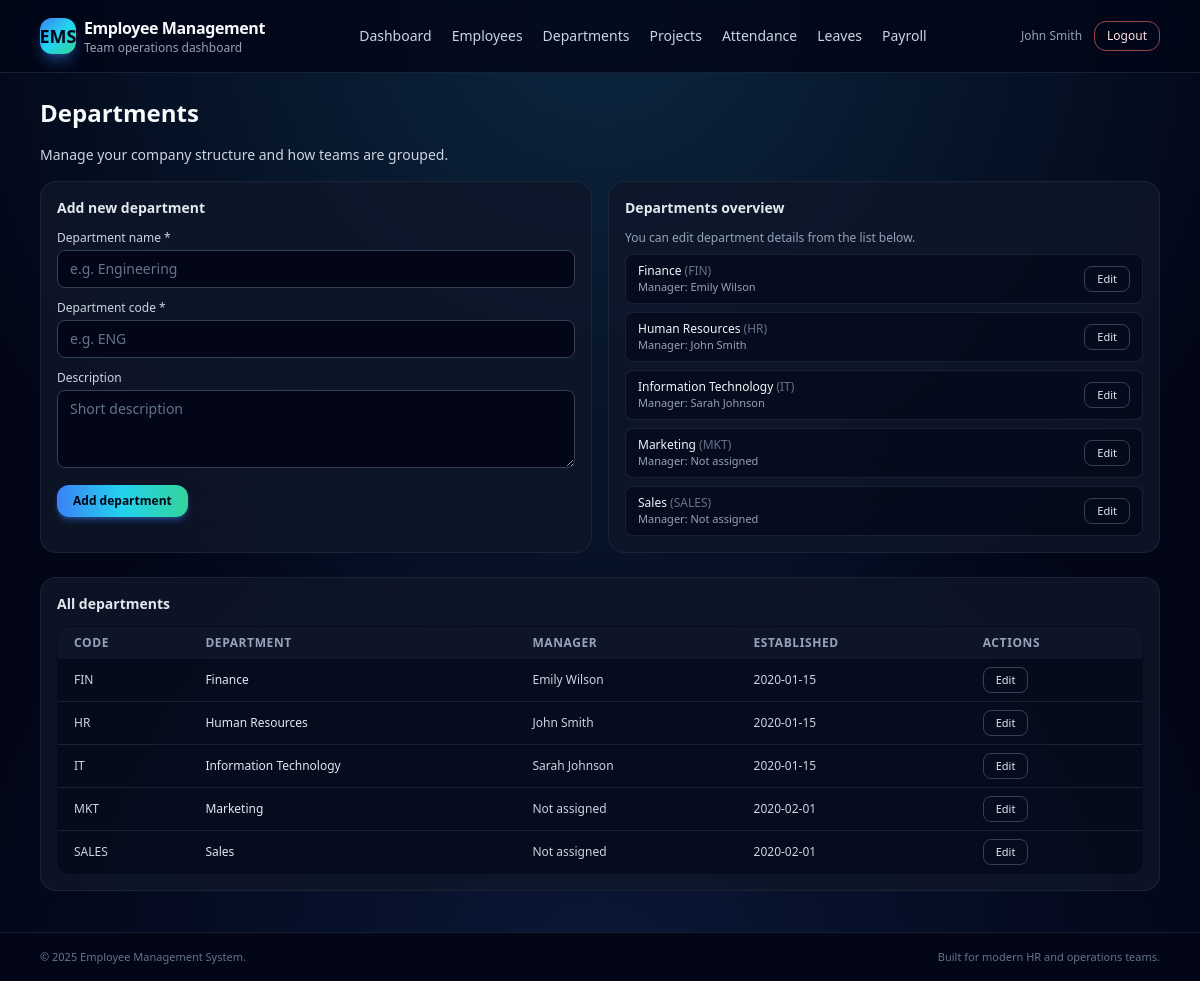
Page /pages/departments.php (signed in) on the committed database.
### tables this page shows
CREATE TABLE IF NOT EXISTS `departments` (
    `department_id` INT AUTO_INCREMENT PRIMARY KEY,
    `department_name` VARCHAR(100) NOT NULL UNIQUE,
    `department_code` VARCHAR(10) NOT NULL UNIQUE,
    `manager_id` INT NULL,
    `budget` DECIMAL(15,2) DEFAULT 0.00,
    `established_date` DATE,
    `description` TEXT,
    `created_at` TIMESTAMP DEFAULT CURRENT_TIMESTAMP,
    `updated_at` TIMESTAMP DEFAULT CURRENT_TIMESTAMP ON UPDATE CURRENT_TIMESTAMP
);

### includes/functions.php (called while the page is built, shortened)
<?php
function has_role($roles) {
    return in_array($_SESSION['role'], (array)$roles);
}
function h($string) {
    return htmlspecialchars($string, ENT_QUOTES, 'UTF-8');
}

### pages/departments.php (the view, shortened to what this page needs)
<?php
require_once '../includes/header.php';
require_once '../config/db.php';
$departments = $pdo->query("SELECT d.*, CONCAT(e.first_name, ' ', e.last_name) as manager_name
                           FROM departments d
                           LEFT JOIN employees e ON d.manager_id = e.employee_id
                           ORDER BY d.department_name")
                  ->fetchAll();
?>
<h2 class="text-2xl font-semibold mb-4">Departments</h2>
<p class="text-sm text-slate-300 mb-4">Manage your company structure and how teams are grouped.</p>
<div class="grid md:grid-cols-2 gap-4 mb-6">
  <div class="rounded-2xl border border-slate-800/80 bg-slate-900/80 p-4 text-sm text-slate-200">
    <h3 class="text-sm font-semibold mb-3">Add new department</h3>
    <form method="post" class="space-y-3">
      <div>
        <label for="department_name" class="block mb-1 text-slate-300 text-xs font-medium">Department name *</label>
        <input id="department_name" type="text" name="department_name" required
               class="w-full rounded-lg border border-slate-700 bg-slate-950 px-3 py-2 text-sm text-slate-50 placeholder:text-slate-500 focus:outline-none focus:ring-2 focus:ring-cyan-400 focus:border-transparent"
               placeholder="e.g. Engineering" />
      </div>
      <div>
        <label for="department_code" class="block mb-1 text-slate-300 text-xs font-medium">Department code *</label>
        <input id="department_code" type="text" name="department_code" required maxlength="10"
               class="w-full rounded-lg border border-slate-700 bg-slate-950 px-3 py-2 text-sm text-slate-50 placeholder:text-slate-500 focus:outline-none focus:ring-2 focus:ring-cyan-400 focus:border-transparent"
               placeholder="e.g. ENG" />
      </div>
      <div>
        <label for="description" class="block mb-1 text-slate-300 text-xs font-medium">Description</label>
        <textarea id="description" name="description" rows="3"
                  class="w-full rounded-lg border border-slate-700 bg-slate-950 px-3 py-2 text-sm text-slate-50 placeholder:text-slate-500 focus:outline-none focus:ring-2 focus:ring-cyan-400 focus:border-transparent"
                  placeholder="Short description"></textarea>
      </div>
      <button type="submit" name="add_department"
              class="inline-flex items-center justify-center rounded-xl bg-gradient-to-r from-blue-500 via-cyan-400 to-emerald-400 px-4 py-2 text-xs font-semibold text-slate-950 shadow-md shadow-blue-500/40 hover:shadow-blue-400/60 hover:translate-y-[1px] transition-all">
        Add department
      </button>
    </form>
  </div>
  <div class="rounded-2xl border border-slate-800/80 bg-slate-900/80 p-4 text-sm text-slate-200">
    <h3 class="text-sm font-semibold mb-3">Departments overview</h3>
    <p class="text-xs text-slate-400 mb-2">You can edit department details from the list below.</p>
    <?php if (!$departments): ?>
      <p class="text-xs text-slate-400">No departments found yet.</p>
    <?php else: ?>
      <ul class="space-y-2 text-xs">
        <?php foreach ($departments as $dept): ?>
          <li class="flex items-center justify-between border border-slate-800/80 rounded-lg px-3 py-2 bg-slate-950/60">
            <div>
              <div class="font-medium text-slate-100"><?= h($dept['department_name']) ?> <span class="text-slate-500">(<?= h($dept['department_code']) ?>)</span></div>
              <div class="text-[11px] text-slate-400">Manager: <?= h($dept['manager_name'] ?? 'Not assigned') ?></div>
            </div>
            <a href="<?= BASE_PATH ?>/actions/department_edit.php?id=<?= (int)$dept['department_id'] ?>"
               class="inline-flex items-center rounded-lg border border-slate-700 px-3 py-1 text-[11px] text-slate-200 hover:border-slate-400 hover:text-white transition-colors">
              Edit
            </a>
          </li>
        <?php endforeach; ?>
      </ul>
    <?php endif; ?>
  </div>
</div>
<div class="rounded-2xl border border-slate-800/80 bg-slate-900/80 p-4 text-sm text-slate-200">
  <h3 class="text-sm font-semibold mb-3">All departments</h3>
  <div class="overflow-x-auto">
    <table class="min-w-full text-xs text-left border border-slate-800/80 bg-slate-950/60 rounded-xl overflow-hidden">
      <thead class="bg-slate-900/90">
        <tr>
          <th class="px-4 py-2 font-semibold text-slate-400 uppercase tracking-wider">Code</th>
          <th class="px-4 py-2 font-semibold text-slate-400 uppercase tracking-wider">Department</th>
          <th class="px-4 py-2 font-semibold text-slate-400 uppercase tracking-wider">Manager</th>
          <th class="px-4 py-2 font-semibold text-slate-400 uppercase tracking-wider">Established</th>
          <th class="px-4 py-2 font-semibold text-slate-400 uppercase tracking-wider">Actions</th>
        </tr>
      </thead>
      <tbody class="divide-y divide-slate-800/80">
        <?php if (!$departments): ?>
          <tr>
            <td colspan="5" class="px-4 py-3 text-center text-slate-400">No departments found.</td>
          </tr>
        <?php else: ?>
          <?php foreach ($departments as $dept): ?>
          <tr class="hover:bg-slate-900/80 transition-colors">
            <td class="px-4 py-2 text-slate-300"><?= h($dept['department_code']) ?></td>
            <td class="px-4 py-2 text-slate-200"><?= h($dept['department_name']) ?></td>
            <td class="px-4 py-2 text-slate-300"><?= h($dept['manager_name'] ?? 'Not assigned') ?></td>
            <td class="px-4 py-2 text-slate-300"><?= h($dept['established_date'] ?? 'N/A') ?></td>
            <td class="px-4 py-2">
              <a href="<?= BASE_PATH ?>/actions/department_edit.php?id=<?= (int)$dept['department_id'] ?>"
                 class="inline-flex items-center rounded-lg border border-slate-700 px-3 py-1 text-[11px] text-slate-200 hover:border-slate-400 hover:text-white transition-colors">
                Edit
              </a>
            </td>
          </tr>
          <?php endforeach; ?>
        <?php endif; ?>
      </tbody>
    </table>
  </div>
</div>
<?php require_once '../includes/footer.php'; ?>

### includes/header.php (shortened to what this page needs)
<?php require_once __DIR__ . '/functions.php'; require_login(); ?>
<!DOCTYPE html>
<html lang="en">
<head>
  <script src="https://cdn.tailwindcss.com"></script>
  <link rel="stylesheet" href="<?= BASE_PATH ?>/assets/style.css">
</head>
<body class="bg-slate-950 text-slate-50 font-sans">
  <div class="min-h-screen flex flex-col bg-[radial-gradient(circle_at_top,_rgba(56,189,248,0.18),_transparent_60%),_radial-gradient(circle_at_bottom,_rgba(59,130,246,0.14),_transparent_55%)]">
    <header class="border-b border-slate-800/80 bg-slate-950/80 backdrop-blur">
      <div class="max-w-6xl mx-auto px-4 py-4 flex items-center justify-between">
        <div class="flex items-center gap-2">
          <div class="h-9 w-9 rounded-xl bg-gradient-to-br from-blue-500 via-cyan-400 to-emerald-400 flex items-center justify-center text-slate-950 font-bold text-lg shadow-lg shadow-blue-500/40">
            EMS
          </div>
          <div>
            <div class="font-semibold tracking-tight">Employee Management</div>
            <div class="text-xs text-slate-400">Team operations dashboard</div>
          </div>
        </div>
        <nav class="hidden md:flex items-center gap-5 text-sm text-slate-300">
          <a href="<?= BASE_PATH ?>/pages/dashboard.php" class="hover:text-white transition-colors">Dashboard</a>
          <?php if (has_role(['Admin', 'Manager'])): ?>
            <a href="<?= BASE_PATH ?>/pages/employees.php" class="hover:text-white transition-colors">Employees</a>
            <a href="<?= BASE_PATH ?>/pages/departments.php" class="hover:text-white transition-colors">Departments</a>
            <a href="<?= BASE_PATH ?>/pages/projects.php" class="hover:text-white transition-colors">Projects</a>
          <?php endif; ?>
          <a href="<?= BASE_PATH ?>/pages/attendance.php" class="hover:text-white transition-colors">Attendance</a>
          <a href="<?= BASE_PATH ?>/pages/leaves.php" class="hover:text-white transition-colors">Leaves</a>
          <a href="<?= BASE_PATH ?>/pages/payroll.php" class="hover:text-white transition-colors">Payroll</a>
        </nav>
        <div class="flex items-center gap-3">
          <span class="hidden sm:inline-flex items-center text-xs text-slate-400">
            <?= h($_SESSION['name'] ?? '') ?>
          </span>
          <a href="<?= BASE_PATH ?>/logout.php" class="inline-flex items-center gap-2 px-3 py-1.5 rounded-xl border border-red-400/60 text-xs text-red-100 hover:bg-red-500/10 transition-colors">
            Logout
          </a>
        </div>
      </div>
    </header>
    <main class="flex-1">
      <div class="max-w-6xl mx-auto mt-6 px-4 pb-10">

### includes/footer.php
  </div>
  </main>
  <footer class="border-t border-slate-800/80 bg-slate-950 text-[11px] text-slate-500">
    <div class="max-w-6xl mx-auto px-4 py-4 flex flex-col sm:flex-row gap-2 items-center justify-between">
      <span>&copy; <?= date('Y') ?> Employee Management System.</span>
      <span class="text-slate-500">Built for modern HR and operations teams.</span>
    </div>
  </footer>
</div>
</body>
</html>

### rows in the picture
departments: department_name "Finance", department_code "FIN", manager_name "Emily Wilson", established_date "2020-01-15"
departments: department_name "Human Resources", department_code "HR", manager_name "John Smith", established_date "2020-01-15"
departments: department_name "Information Technology", department_code "IT", manager_name "Sarah Johnson", established_date "2020-01-15"
departments: department_name "Marketing", department_code "MKT", manager_name "Not assigned", established_date "2020-02-01"
departments: department_name "Sales", department_code "SALES", manager_name "Not assigned", established_date "2020-02-01"

### other values in the picture
$_SESSION['name'] "John Smith"
